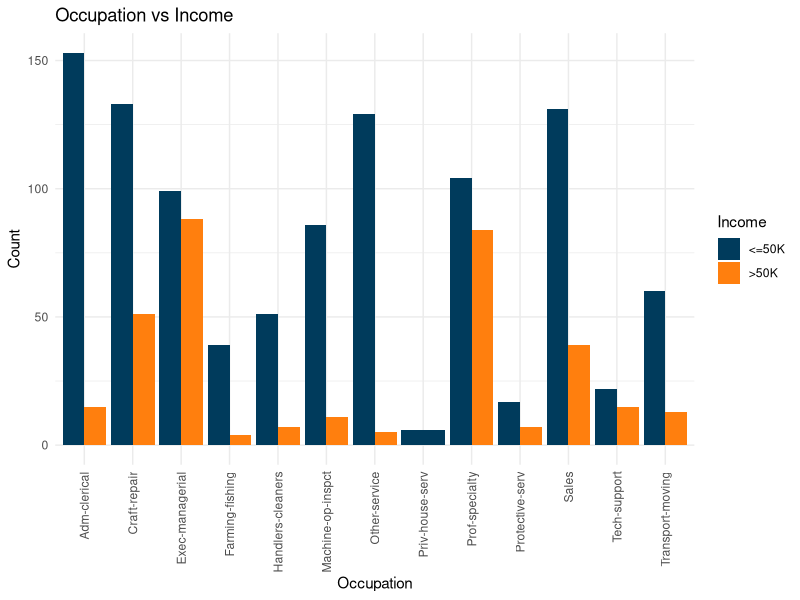
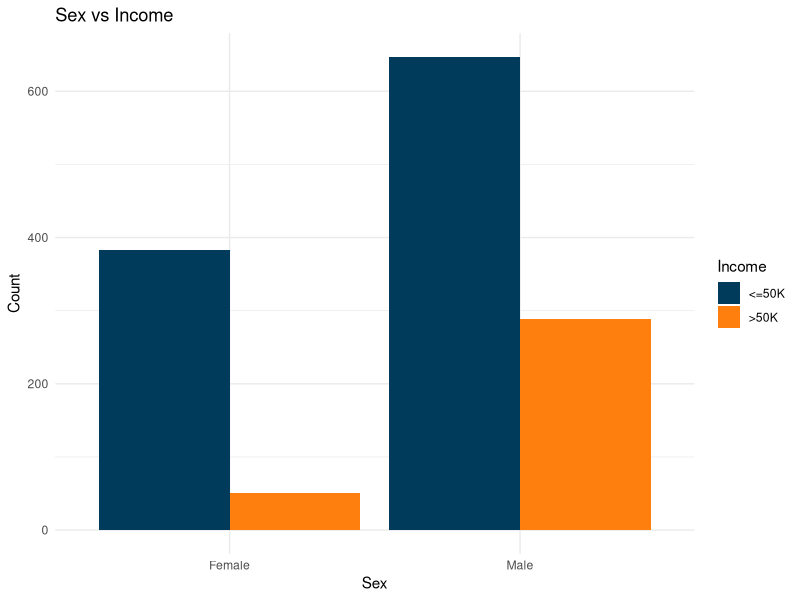
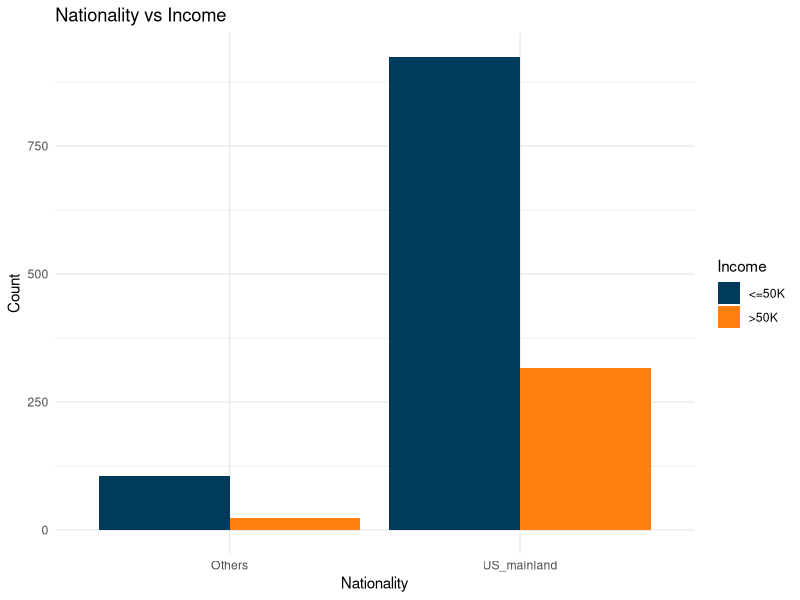
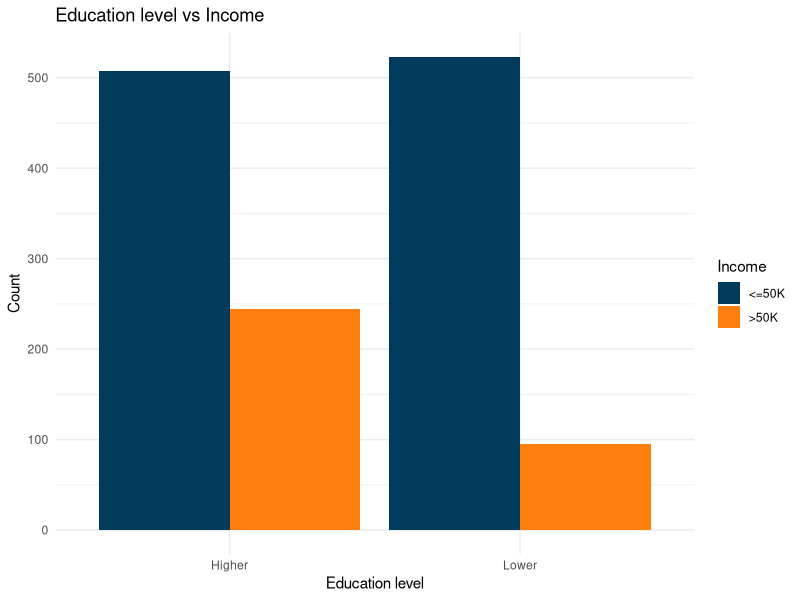
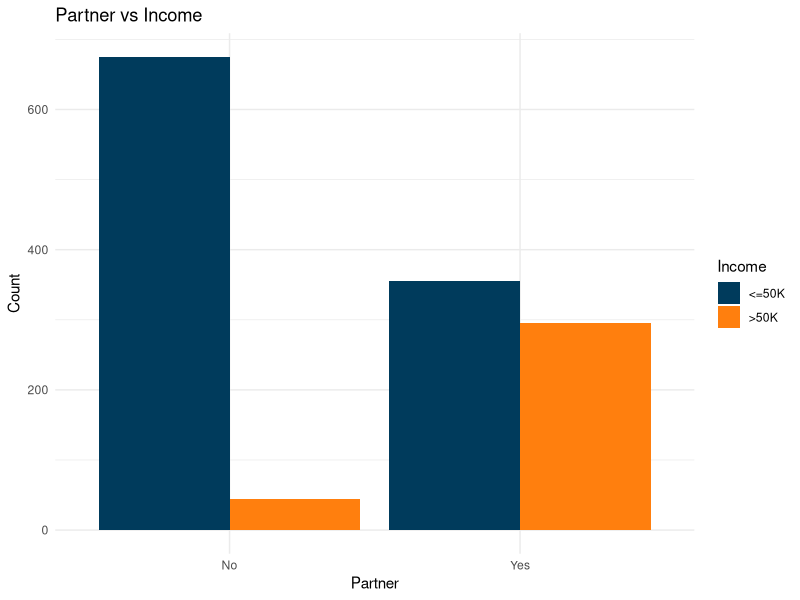
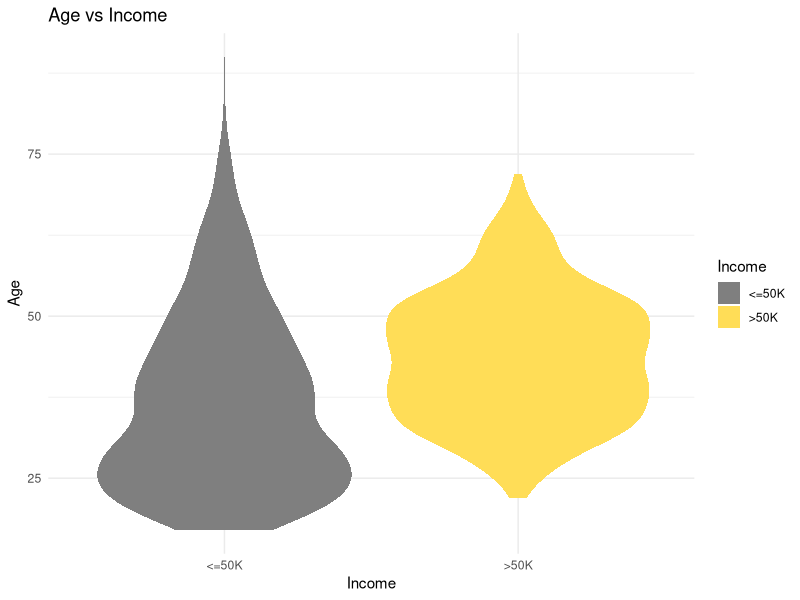
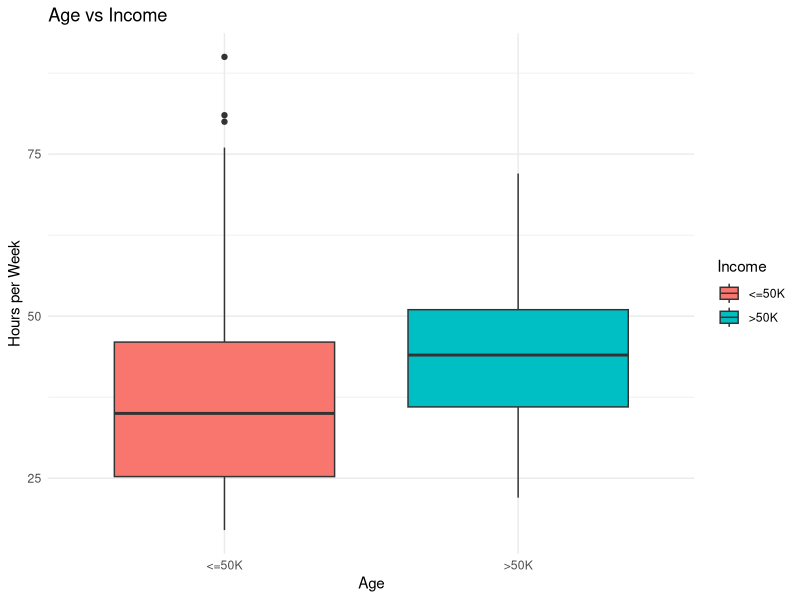
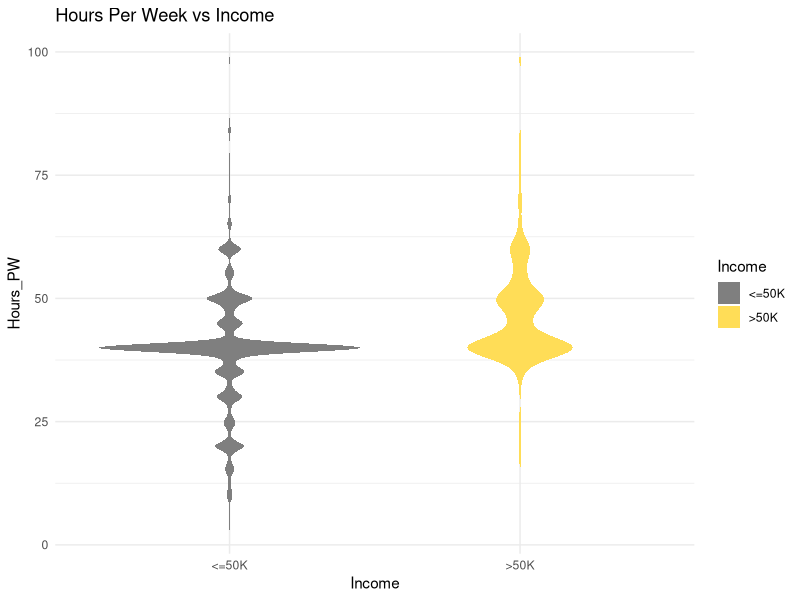

Write the R code that produced these figures, in order.
## ---- chunk 1
#| message: false
library(dplyr)
# import dataset and handle missing values
original_data <- read.csv('dataset28.csv', na.strings = '?,')
sum(is.na(original_data))
original_data <- na.omit(original_data)
dim(original_data)

# modify the Education column
# use 'Higher' to represent higher education level
# use 'Lower' to represent lower education level
unique(original_data$Education)
modified_data <- original_data
modified_data$Education_level <- ifelse(original_data$Education %in% c("Bachelors,", "Masters,", "Doctorate,", "Prof-school,", "Assoc-acdm,", "Assoc-voc,", "Some-college,"),"Higher", "Lower")

# modify the Marital_Status column
# use 'Yes' or 'No' to represent whether a person has or not has 
unique(original_data$Marital_Status)
modified_data$Has_partner <- ifelse(original_data$Marital_Status %in% c("Married-civ-spouse,", "Married-AF-spouse,"), "Yes", "No")

# modify the Nationality column
unique(original_data$Nationality)
modified_data$Nationality <- ifelse(original_data$Nationality %in% c('United-States,'), 'US_mainland', 'Others')

# delete useless columns
modified_data <- modified_data %>% 
  select(-c(Education, Marital_Status, ))

# modify other columns
columns_to_clean <- c('Occupation', 'Sex', 'Hours_PW')
modified_data[columns_to_clean] <- lapply(modified_data[columns_to_clean], function(x) gsub(",$", "", x))

# check the modified data
dim(modified_data)
summary(modified_data)
str(modified_data)
modified_data$Hours_PW <- as.integer(modified_data$Hours_PW)
## ---- chunk 2
#| message: false
library(car)
# convert all variables including categorical variables into numeric variables
modified_data_numeric <- modified_data %>%
  mutate_if(is.character, as.factor) %>%
  mutate_if(is.factor, as.numeric)

VIF_model <- lm(Income ~ ., data = modified_data_numeric)

# calculate VIF
vif_values <- vif(VIF_model)
print(vif_values)

high_vif <- vif_values[vif_values > 10]
if (length(high_vif) > 0) {
  print("Variables with multicollinearity problem:")
  print(high_vif)
} else {
  print("There is no serious multicollinearity problem.")
}
## ---- chunk 3
#| message: false
# calculate the sample sizes and proportions of different response
table(modified_data$Income)
prop.table(table(modified_data$Income))
## ---- chunk 4
#| message: false
library(ggplot2)

# Contingency Tables and Barplots for Categorical variables
# Occupation
Occupation_Income_table <- table(modified_data$Occupation, modified_data$Income)
print(Occupation_Income_table)

ggplot(data = modified_data, mapping = aes(x = Occupation, fill = Income)) +
  geom_bar(position = 'dodge') +
  scale_fill_manual(values = c("<=50K" = "#003B5C", ">50K" =
                                 "#ff7f0e")) +
  labs(title = 'Occupation vs Income', x = "Occupation",
       y = "Count") +
  theme_minimal() +
  theme(axis.text.x = element_text(angle = 90, vjust = 0.5, hjust = 1))
## ---- chunk 5
#| message: false
# Sex
Sex_Income_table <- table(modified_data$Sex, modified_data$Income)
print(Sex_Income_table)

ggplot(data = modified_data, mapping = aes(x = Sex, fill = Income)) +
  geom_bar(position = 'dodge') +
  scale_fill_manual(values = c("<=50K" = "#003B5C", ">50K" =
                                 "#ff7f0e")) +
  labs(title = 'Sex vs Income', x = "Sex",
       y = "Count") +
  theme_minimal()
## ---- chunk 6
#| message: false
# Nationality
Nationality_Income_table <- table(modified_data$Nationality, modified_data$Income)
print(Nationality_Income_table)

ggplot(data = modified_data, mapping = aes(x = Nationality, fill = Income)) +
  geom_bar(position = 'dodge') +
  scale_fill_manual(values = c("<=50K" = "#003B5C", ">50K" =
                                 "#ff7f0e")) +
  labs(title = 'Nationality vs Income', x = "Nationality",
       y = "Count") +
  theme_minimal()
## ---- chunk 7
#| message: false
# Education level
Education_Income_table <- table(modified_data$Education_level, modified_data$Income)
print(Education_Income_table)

ggplot(data = modified_data, mapping = aes(x = Education_level, fill = Income)) +
  geom_bar(position = 'dodge') +
  scale_fill_manual(values = c("<=50K" = "#003B5C", ">50K" =
                                 "#ff7f0e")) +
  labs(title = 'Education level vs Income', x = "Education level",
       y = "Count") +
  theme_minimal()
## ---- chunk 8
#| message: false
# Partner
Partner_Income_table <- table(modified_data$Has_partner, modified_data$Income)
print(Partner_Income_table)

ggplot(data = modified_data, mapping = aes(x = Has_partner, fill = Income)) +
  geom_bar(position = 'dodge') +
  scale_fill_manual(values = c("<=50K" = "#003B5C", ">50K" =
                                 "#ff7f0e")) +
  labs(title = 'Partner vs Income', x = "Partner",
       y = "Count") +
  theme_minimal()
## ---- chunk 9
#| message: false
# Violin plots and boxplots for numerical continuous variables
# Age
ggplot(data = modified_data, aes(x = Income, y = Age, fill = Income)) +
  geom_violin(col = 'transparent') +
  scale_fill_manual(values = c("<=50K" = "#7f7f7f", ">50K" =
                                 "#ffdd57")) +
  labs(title = "Age vs Income", x = "Income", y = "Age") +
  theme_minimal()

ggplot(modified_data, aes(x = Income, y = Age, fill = Income)) +
  geom_boxplot() +
  labs(title = "Age vs Income", x = "Age", y = "Hours per Week") +
  theme_minimal()

# Hours per week
ggplot(data = modified_data, aes(x = Income, y = Hours_PW, fill = Income)) +
  geom_violin(col = 'transparent') +
  scale_fill_manual(values = c("<=50K" = "#7f7f7f", ">50K" =
                                 "#ffdd57")) +
  labs(title = "Hours Per Week vs Income", x = "Income", y = "Hours_PW") +
  theme_minimal()

ggplot(modified_data, aes(x = Income, y = Hours_PW, fill = Income)) +
  geom_boxplot() +
  labs(title = "Hours Per Week vs Income", x = "Income", y = "Hours per Week") +
  theme_minimal()
## ---- chunk 10
#| message: false
library(caret)
# set random seed
set.seed(123)

# create training index for stratified sampling
training_index <- createDataPartition(modified_data$Income, p = 0.8, list = FALSE)

# split data into training data and test data
training_data <- modified_data[training_index, ]
test_data  <- modified_data[-training_index, ]
str(training_data)
str(test_data)

# check dimension
dim(training_data)
dim(test_data)

# check distribution in both datasets
prop.table(table(training_data$Income))
prop.table(table(test_data$Income))
